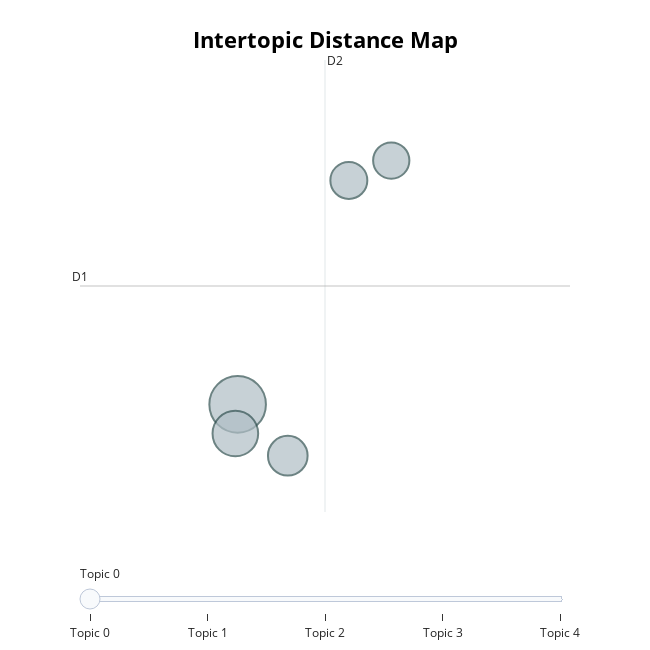

Here is the notebook cell this chart was saved with:
### Code cell
model.visualize_topics()

### Figure 1 — Plotly figure (JSON) as saved in the notebook; plotly's stock layout.template omitted (floating-point values rounded to 4 significant figures)
{"data": [{"customdata": [[0, "hooker | prostitute | you | the | and", 389], [1, "coronavirus | the | virus | corona | covid19", 253], [2, "feminism | feminists | feminist | men | wave", 191], [3, "dishwasher | the | to | you | washing", 166], [4, "boobs | are | tits | red | cleavage", 160]], "hovertemplate": "<b>Topic %{customdata[0]}</b><br>Words: %{customdata[1]}<br>Size: %{customdata[2]}", "legendgroup": "", "marker": {"color": "#B0BEC5", "line": {"color": "DarkSlateGrey", "width": 2}, "size": [389, 253, 191, 166, 160], "sizemode": "area", "sizeref": 0.2431, "symbol": "circle"}, "mode": "markers", "name": "", "orientation": "v", "showlegend": false, "type": "scatter", "x": [15.83, 15.8, 16.6, 17.53, 18.17], "xaxis": "x", "y": [11.57, 10.78, 10.18, 17.64, 18.18], "yaxis": "y"}], "layout": {"annotations": [{"showarrow": false, "text": "D1", "x": 13.43, "y": 14.78, "yshift": 10}, {"showarrow": false, "text": "D2", "x": 17.16, "xshift": 10, "y": 20.91}], "height": 650, "hoverlabel": {"bgcolor": "white", "font": {"family": "Rockwell", "size": 16}}, "legend": {"itemsizing": "constant", "tracegroupgap": 0}, "margin": {"t": 60}, "shapes": [{"line": {"color": "#CFD8DC", "width": 2}, "type": "line", "x0": 17.16, "x1": 17.16, "y0": 8.652, "y1": 20.91}, {"line": {"color": "#9E9E9E", "width": 2}, "type": "line", "x0": 13.43, "x1": 20.9, "y0": 14.78, "y1": 14.78}], "sliders": [{"active": 0, "pad": {"t": 50}, "steps": [{"args": [{"marker.color": [["red", "#B0BEC5", "#B0BEC5", "#B0BEC5", "#B0BEC5"]]}], "label": "Topic 0", "method": "update"}, {"args": [{"marker.color": [["#B0BEC5", "red", "#B0BEC5", "#B0BEC5", "#B0BEC5"]]}], "label": "Topic 1", "method": "update"}, {"args": [{"marker.color": [["#B0BEC5", "#B0BEC5", "red", "#B0BEC5", "#B0BEC5"]]}], "label": "Topic 2", "method": "update"}, {"args": [{"marker.color": [["#B0BEC5", "#B0BEC5", "#B0BEC5", "red", "#B0BEC5"]]}], "label": "Topic 3", "method": "update"}, {"args": [{"marker.color": [["#B0BEC5", "#B0BEC5", "#B0BEC5", "#B0BEC5", "red"]]}], "label": "Topic 4", "method": "update"}]}], "title": {"font": {"color": "Black", "size": 22}, "text": "<b>Intertopic Distance Map", "x": 0.5, "xanchor": "center", "y": 0.95, "yanchor": "top"}, "width": 650, "xaxis": {"anchor": "y", "domain": [0, 1], "range": [13.43, 20.9], "title": {"text": ""}, "visible": false}, "yaxis": {"anchor": "x", "domain": [0, 1], "range": [8.652, 20.91], "title": {"text": ""}, "visible": false}}}
